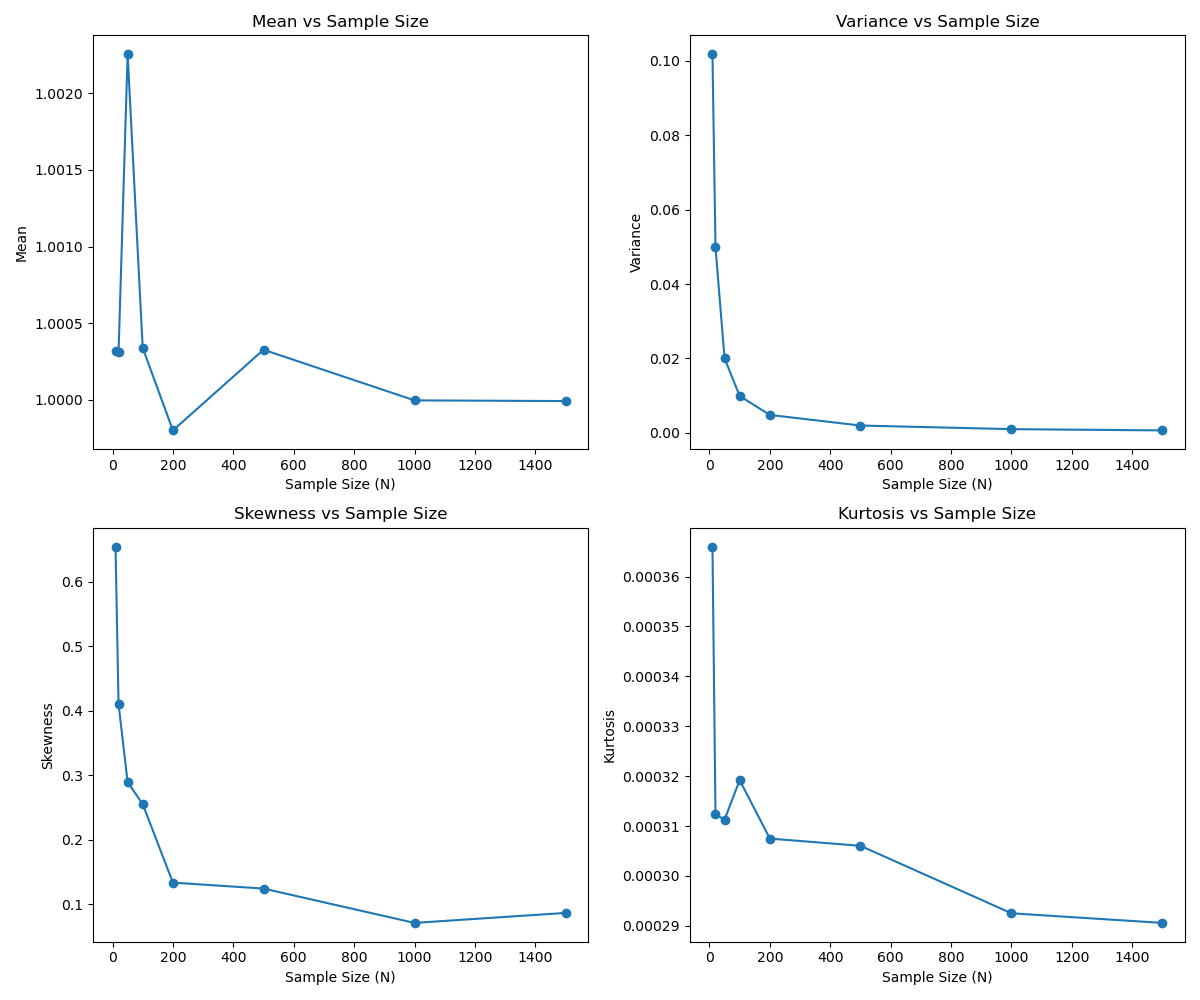

Write the Python code that produced this figure.
import numpy as np
from matplotlib import pyplot as plt

N = 100
N_means = 10000 # N is the population, N_means is the mean of each sample of the population

def gaussian(sigma, mu, x):
    a = 1/(sigma*np.sqrt(2*np.pi))
    b = np.exp((-1/2)*((x-mu)/sigma)**2)
    return a * b

y = []
for i in range(0,N_means):
    x = np.random.exponential(scale = 1, size = N_means)
    y.append(np.mean(x))

t = np.linspace(min(y), max(y), 1000)

gauss = [gaussian(np.std(y), np.mean(y), t_i) for t_i in t]

plt.plot(t, gauss)
plt.hist(y, bins = 30, density = True)
plt.show()

# Set initial parameters
N_values = [10, 20, 50, 100, 200, 500, 1000, 1500]  # Different sample sizes
N_means = 10000

def variance(x, mean):
    return np.sum((x - mean) ** 2) / (len(x) - 1)

def skewness(x, mean):
    return np.sum((x - mean) ** 3) / (len(x) * (np.std(x) ** 3))

def kurtosis(x, mean):
    return (1/len(x))*np.sum((x - mean) ** 4) / (len(x) * (np.std(x) ** 4)) 

means = []
variances = []
skewnesses = []
kurtoses = []

for N in N_values:
    y = []
    for i in range(N_means):
        x = np.random.exponential(scale=1, size=N)
        y.append(np.mean(x))
    
    mean_y = np.mean(y)
    means.append(mean_y)
    variances.append(variance(y, mean_y))
    skewnesses.append(skewness(y, mean_y))
    kurtoses.append(kurtosis(y, mean_y))

plt.figure(figsize=(12, 10))

plt.subplot(2, 2, 1)
plt.plot(N_values, means, marker='o')
plt.title('Mean vs Sample Size')
plt.xlabel('Sample Size (N)')
plt.ylabel('Mean')

plt.subplot(2, 2, 2)
plt.plot(N_values, variances, marker='o')
plt.title('Variance vs Sample Size')
plt.xlabel('Sample Size (N)')
plt.ylabel('Variance')

plt.subplot(2, 2, 3)
plt.plot(N_values, skewnesses, marker='o')
plt.title('Skewness vs Sample Size')
plt.xlabel('Sample Size (N)')
plt.ylabel('Skewness')

plt.subplot(2, 2, 4)
plt.plot(N_values, kurtoses, marker='o')
plt.title('Kurtosis vs Sample Size')
plt.xlabel('Sample Size (N)')
plt.ylabel('Kurtosis')

plt.tight_layout()
plt.savefig('Question_4.png')
plt.show()
